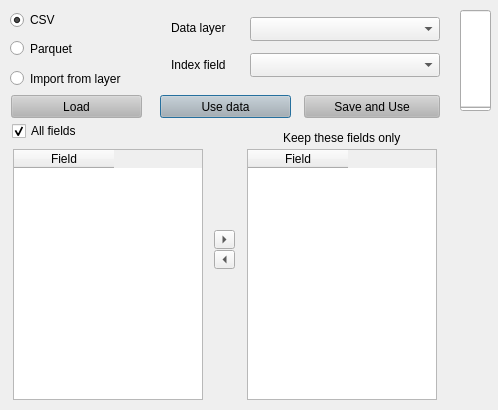
<?xml version="1.0" encoding="UTF-8"?>
<ui version="4.0">
 <class>vector_loader</class>
 <widget class="QDialog" name="vector_loader">
  <property name="windowModality">
   <enum>Qt::ApplicationModal</enum>
  </property>
  <property name="geometry">
   <rect>
    <x>0</x>
    <y>0</y>
    <width>498</width>
    <height>410</height>
   </rect>
  </property>
  <property name="maximumSize">
   <size>
    <width>498</width>
    <height>430</height>
   </size>
  </property>
  <property name="font">
   <font>
    <pointsize>9</pointsize>
   </font>
  </property>
  <property name="windowTitle">
   <string>AequilibraE  -  Vector loader</string>
  </property>
  <property name="windowIcon">
   <iconset>
    <normaloff>../icon.png</normaloff>../icon.png</iconset>
  </property>
  <property name="modal">
   <bool>true</bool>
  </property>
  <widget class="QPushButton" name="but_import_and_use">
   <property name="geometry">
    <rect>
     <x>160</x>
     <y>95</y>
     <width>131</width>
     <height>23</height>
    </rect>
   </property>
   <property name="palette">
    <palette>
     <active>
      <colorrole role="Button">
       <brush brushstyle="SolidPattern">
        <color alpha="255">
         <red>180</red>
         <green>180</green>
         <blue>180</blue>
        </color>
       </brush>
      </colorrole>
     </active>
     <inactive>
      <colorrole role="Button">
       <brush brushstyle="SolidPattern">
        <color alpha="255">
         <red>180</red>
         <green>180</green>
         <blue>180</blue>
        </color>
       </brush>
      </colorrole>
     </inactive>
     <disabled>
      <colorrole role="Button">
       <brush brushstyle="SolidPattern">
        <color alpha="255">
         <red>180</red>
         <green>180</green>
         <blue>180</blue>
        </color>
       </brush>
      </colorrole>
     </disabled>
    </palette>
   </property>
   <property name="text">
    <string>Use data</string>
   </property>
  </widget>
  <widget class="QProgressBar" name="progressbar">
   <property name="enabled">
    <bool>true</bool>
   </property>
   <property name="geometry">
    <rect>
     <x>460</x>
     <y>10</y>
     <width>31</width>
     <height>101</height>
    </rect>
   </property>
   <property name="palette">
    <palette>
     <active>
      <colorrole role="Highlight">
       <brush brushstyle="SolidPattern">
        <color alpha="255">
         <red>0</red>
         <green>170</green>
         <blue>0</blue>
        </color>
       </brush>
      </colorrole>
     </active>
     <inactive>
      <colorrole role="Highlight">
       <brush brushstyle="SolidPattern">
        <color alpha="255">
         <red>240</red>
         <green>240</green>
         <blue>240</blue>
        </color>
       </brush>
      </colorrole>
     </inactive>
     <disabled>
      <colorrole role="Highlight">
       <brush brushstyle="SolidPattern">
        <color alpha="255">
         <red>51</red>
         <green>153</green>
         <blue>255</blue>
        </color>
       </brush>
      </colorrole>
     </disabled>
    </palette>
   </property>
   <property name="value">
    <number>0</number>
   </property>
   <property name="textVisible">
    <bool>true</bool>
   </property>
   <property name="orientation">
    <enum>Qt::Vertical</enum>
   </property>
  </widget>
  <widget class="QComboBox" name="cob_index_field">
   <property name="geometry">
    <rect>
     <x>250</x>
     <y>53</y>
     <width>190</width>
     <height>24</height>
    </rect>
   </property>
   <property name="maxVisibleItems">
    <number>10</number>
   </property>
  </widget>
  <widget class="QLabel" name="lbl_from">
   <property name="geometry">
    <rect>
     <x>171</x>
     <y>57</y>
     <width>121</width>
     <height>16</height>
    </rect>
   </property>
   <property name="text">
    <string>Index field</string>
   </property>
  </widget>
  <widget class="QRadioButton" name="radio_csv">
   <property name="geometry">
    <rect>
     <x>10</x>
     <y>10</y>
     <width>131</width>
     <height>20</height>
    </rect>
   </property>
   <property name="mouseTracking">
    <bool>true</bool>
   </property>
   <property name="text">
    <string>CSV</string>
   </property>
   <property name="checked">
    <bool>true</bool>
   </property>
  </widget>
  <widget class="QRadioButton" name="radio_layer_matrix">
   <property name="geometry">
    <rect>
     <x>10</x>
     <y>70</y>
     <width>161</width>
     <height>17</height>
    </rect>
   </property>
   <property name="text">
    <string>Import from layer</string>
   </property>
   <property name="checked">
    <bool>false</bool>
   </property>
  </widget>
  <widget class="QCheckBox" name="chb_all_fields">
   <property name="geometry">
    <rect>
     <x>12</x>
     <y>120</y>
     <width>141</width>
     <height>22</height>
    </rect>
   </property>
   <property name="text">
    <string>All fields</string>
   </property>
   <property name="checked">
    <bool>true</bool>
   </property>
  </widget>
  <widget class="QPushButton" name="but_save_and_use">
   <property name="geometry">
    <rect>
     <x>304</x>
     <y>95</y>
     <width>136</width>
     <height>23</height>
    </rect>
   </property>
   <property name="palette">
    <palette>
     <active>
      <colorrole role="Button">
       <brush brushstyle="SolidPattern">
        <color alpha="255">
         <red>180</red>
         <green>180</green>
         <blue>180</blue>
        </color>
       </brush>
      </colorrole>
     </active>
     <inactive>
      <colorrole role="Button">
       <brush brushstyle="SolidPattern">
        <color alpha="255">
         <red>180</red>
         <green>180</green>
         <blue>180</blue>
        </color>
       </brush>
      </colorrole>
     </inactive>
     <disabled>
      <colorrole role="Button">
       <brush brushstyle="SolidPattern">
        <color alpha="255">
         <red>180</red>
         <green>180</green>
         <blue>180</blue>
        </color>
       </brush>
      </colorrole>
     </disabled>
    </palette>
   </property>
   <property name="text">
    <string>Save and Use</string>
   </property>
  </widget>
  <widget class="QTableWidget" name="table_fields_to_import">
   <property name="geometry">
    <rect>
     <x>247</x>
     <y>149</y>
     <width>190</width>
     <height>251</height>
    </rect>
   </property>
   <column>
    <property name="text">
     <string>Field</string>
    </property>
   </column>
  </widget>
  <widget class="QTableWidget" name="table_all_fields">
   <property name="geometry">
    <rect>
     <x>13</x>
     <y>149</y>
     <width>190</width>
     <height>251</height>
    </rect>
   </property>
   <column>
    <property name="text">
     <string>Field</string>
    </property>
   </column>
  </widget>
  <widget class="QToolButton" name="but_removes_from_links">
   <property name="geometry">
    <rect>
     <x>214</x>
     <y>250</y>
     <width>21</width>
     <height>19</height>
    </rect>
   </property>
   <property name="text">
    <string>...</string>
   </property>
   <property name="toolButtonStyle">
    <enum>Qt::ToolButtonIconOnly</enum>
   </property>
   <property name="arrowType">
    <enum>Qt::LeftArrow</enum>
   </property>
  </widget>
  <widget class="QToolButton" name="but_adds_to_links">
   <property name="geometry">
    <rect>
     <x>214</x>
     <y>230</y>
     <width>21</width>
     <height>19</height>
    </rect>
   </property>
   <property name="text">
    <string>...</string>
   </property>
   <property name="toolButtonStyle">
    <enum>Qt::ToolButtonIconOnly</enum>
   </property>
   <property name="arrowType">
    <enum>Qt::RightArrow</enum>
   </property>
  </widget>
  <widget class="QPushButton" name="but_load">
   <property name="geometry">
    <rect>
     <x>11</x>
     <y>95</y>
     <width>131</width>
     <height>23</height>
    </rect>
   </property>
   <property name="palette">
    <palette>
     <active>
      <colorrole role="Button">
       <brush brushstyle="SolidPattern">
        <color alpha="255">
         <red>180</red>
         <green>180</green>
         <blue>180</blue>
        </color>
       </brush>
      </colorrole>
     </active>
     <inactive>
      <colorrole role="Button">
       <brush brushstyle="SolidPattern">
        <color alpha="255">
         <red>180</red>
         <green>180</green>
         <blue>180</blue>
        </color>
       </brush>
      </colorrole>
     </inactive>
     <disabled>
      <colorrole role="Button">
       <brush brushstyle="SolidPattern">
        <color alpha="255">
         <red>180</red>
         <green>180</green>
         <blue>180</blue>
        </color>
       </brush>
      </colorrole>
     </disabled>
    </palette>
   </property>
   <property name="text">
    <string>Load</string>
   </property>
  </widget>
  <widget class="QComboBox" name="cob_data_layer">
   <property name="geometry">
    <rect>
     <x>250</x>
     <y>17</y>
     <width>190</width>
     <height>24</height>
    </rect>
   </property>
   <property name="maxVisibleItems">
    <number>10</number>
   </property>
  </widget>
  <widget class="QLabel" name="lbl_from_2">
   <property name="geometry">
    <rect>
     <x>171</x>
     <y>20</y>
     <width>121</width>
     <height>16</height>
    </rect>
   </property>
   <property name="text">
    <string>Data layer</string>
   </property>
  </widget>
  <widget class="QLabel" name="lbl_from_3">
   <property name="geometry">
    <rect>
     <x>283</x>
     <y>130</y>
     <width>131</width>
     <height>16</height>
    </rect>
   </property>
   <property name="text">
    <string>Keep these fields only</string>
   </property>
  </widget>
  <widget class="QRadioButton" name="radio_parquet">
   <property name="geometry">
    <rect>
     <x>10</x>
     <y>40</y>
     <width>82</width>
     <height>17</height>
    </rect>
   </property>
   <property name="text">
    <string>Parquet</string>
   </property>
  </widget>
 </widget>
 <resources/>
 <connections/>
</ui>
